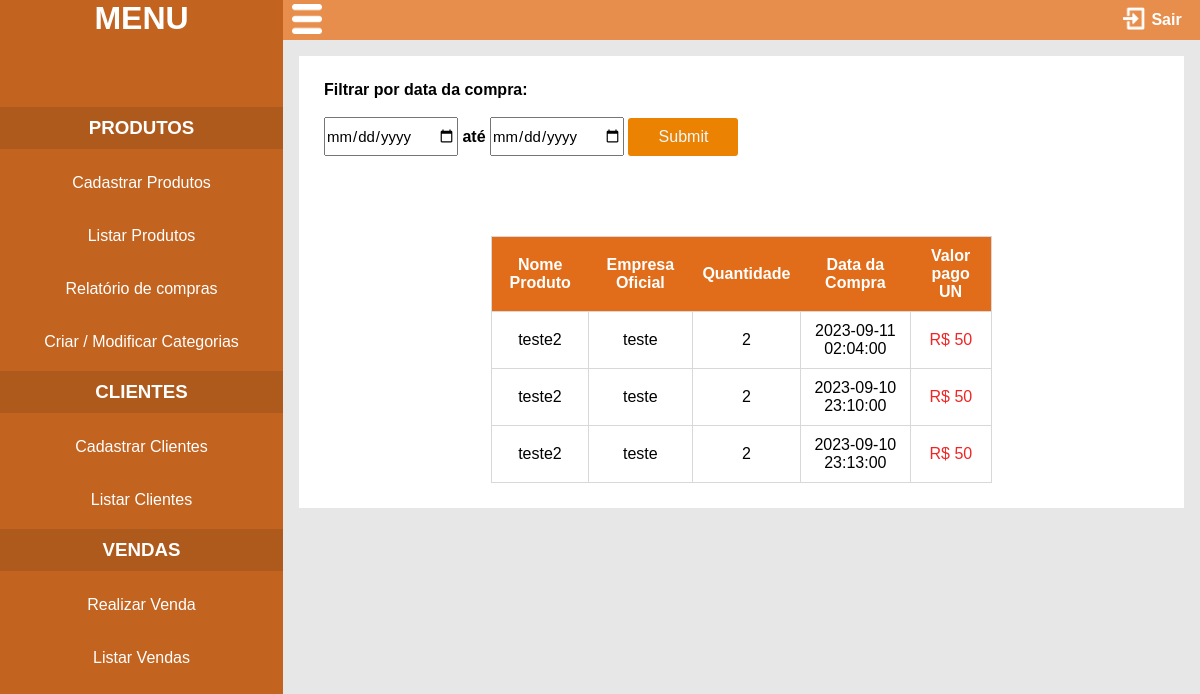
/painel/relatorio-compras (signed in), run on the app's committed database.
### tables this page shows
CREATE TABLE IF NOT EXISTS `produtos` (
  `id` int(11) NOT NULL AUTO_INCREMENT,
  `nomeproduto` varchar(100) NOT NULL,
  `categoria` int(11) NOT NULL,
  `descricao` varchar(100) NOT NULL,
  `valorvenda` float NOT NULL,
  `valorcompra` float NOT NULL,
  `empresaproduto` varchar(100) NOT NULL,
  `quantidade` int(100) NOT NULL,
  `datacompra` datetime NOT NULL,
  `quantidadecomprada` int(11) NOT NULL,
  PRIMARY KEY (`id`)
);

CREATE TABLE IF NOT EXISTS `reporestoque` (
  `id` int(11) NOT NULL AUTO_INCREMENT,
  `data` datetime NOT NULL,
  `quantidadenova` int(11) NOT NULL,
  `id_produto` int(11) NOT NULL,
  PRIMARY KEY (`id`),
  KEY `restringe_estoque` (`id_produto`)
);

### classes/MySQL.php (called while the page is built)
<?php
class MySQL{
    private static $pdo;
    public static function conectar(){
        if(self::$pdo == NULL){
            try{
            self::$pdo = new PDO('mysql:host='.HOST.';dbname='.DATABASE,USER,PASSWORD,array(PDO::MYSQL_ATTR_INIT_COMMAND => "SET NAMES utf8 "));
            }catch(Exception $e){
                echo '<h4>Erro ao conectar </h4>';
            }
        }
        return self::$pdo;
    }
}

### painel/pages/relatorio-compras.php (the view, shortened to what this page needs)
<?php
  $query1 = "SELECT `nomeproduto`,`valorcompra`,`empresaproduto`,`quantidadecomprada`,`datacompra` FROM produtos";
  $query2 = "SELECT `nomeproduto`,`empresaproduto`,`valorcompra`, `data`, `quantidadenova` FROM `reporestoque` INNER JOIN `produtos` on `id_produto` = produtos.id";
if(!isset($_POST['enviadata']) && !isset($_POST['datainicial'])){
    $sql = MySQL::conectar()->query("$query1");
    $result = $sql->fetchAll();
    $sql_novoestoque = MySQL::conectar()->query("$query2");
    $result_novoestoque = $sql_novoestoque->fetchAll();
}
?>
<head><link rel="stylesheet" href="<?php INCLUDE_PATH_PAINEL ?>css/relatorio.css"/></head>
<div class="container">
    <form method="POST" action="">
      <label><b>Filtrar por data da compra: </b></label><br/><br/>
        <input type="date" name="datainicial">
        <label><b> até </b></label>
        <input type="date" name="datafinal">
        <input class="enviar" type="submit" name="enviadata">
    </form>
<table class="table">
  <tr>
    <th>Nome Produto</th>
    <th>Empresa Oficial</th>
    <th>Quantidade</th>
    <th>Data da Compra</th>
    <th>Valor pago UN</th>
  </tr>
  <tr>
    <?php
    foreach($result as $value){
        echo "<tr>";
        echo "<td>".$value['nomeproduto']."</td>";
        echo "<td>".$value['empresaproduto']."</td>";
        echo "<td>".$value['quantidadecomprada']."</td>";
        echo "<td>".$value['datacompra']."</td>";
        echo "<td class='valorcompra'> R$ ".$value['valorcompra']."</td>";
        echo "</tr>";
    }
    foreach($result_novoestoque as $value){
      echo "<tr>";
      echo "<td>".$value['nomeproduto']."</td>";
      echo "<td>".$value['empresaproduto']."</td>";
      echo "<td>".$value['quantidadenova']."</td>";
      echo "<td>".$value['data']."</td>";
      echo "<td class='valorcompra'> R$ ".$value['valorcompra']."</td>";
      echo "</tr>";
  }
    ?>
  </tr>
</table>
</div>

### painel/index.php (shortened to what this page needs)
<?php
    if(Painel::logado() == false){
        include('login.php');
    }else{
        include('telasistema.php');
    }

### painel/telasistema.php (shortened to what this page needs)
<!DOCTYPE html>
<html lang="en">
<head>
    <link rel="stylesheet" href="<?php INCLUDE_PATH_PAINEL; ?>css/sistemaestilo.css">
</head>
<body>
    <div class="menu">
        <a href="<?php echo INCLUDE_PATH_PAINEL ?>"><h1 class="titulo-menu">MENU</h1></a>
        <div class="div-titulo"><h3 class="espacar-coluna">PRODUTOS</h3></div>
        <div class="espaco"><a href="<?php INCLUDE_PATH_PAINEL;?>cadastrar-produtos">Cadastrar Produtos</a></div>
        <div class="espaco"><a href="<?php INCLUDE_PATH_PAINEL;?>listar-produtos">Listar Produtos</a></div>
        <div class="espaco"><a href="<?php INCLUDE_PATH_PAINEL;?>relatorio-compras">Relatório de compras</a></div>
        <div class="espaco"><a href="<?php INCLUDE_PATH_PAINEL;?>categoria">Criar / Modificar Categorias</a></div>
        <div class="div-titulo"><h3 class="espacar-coluna">CLIENTES</h3></div>
        <div class="espaco"><a href="<?php INCLUDE_PATH_PAINEL;?>cadastrar-clientes">Cadastrar Clientes</a></div>
        <div class="espaco"><a href="<?php INCLUDE_PATH_PAINEL;?>listar-clientes">Listar Clientes</a></div>
        <div class="div-titulo"><h3 class="espacar-coluna">VENDAS</h3></div>
        <div class="espaco"><a href="<?php INCLUDE_PATH_PAINEL;?>realizar-venda">Realizar Venda</a></div>
        <div class="espaco"><a href="<?php INCLUDE_PATH_PAINEL;?>listar-vendas">Listar Vendas</a></div>
    </div>
    <header class="header">
        <div class="topo">
            <img class="menu-icon" src="<?php echo INCLUDE_PATH_PAINEL?>images/menu.png">
            <div class="loggout">
                <a href="<?php echo INCLUDE_PATH_PAINEL?>?loggout"><img src="<?php echo INCLUDE_PATH_PAINEL; ?>images/loggout.png"></a>
                <a class="sair" href="<?php echo INCLUDE_PATH_PAINEL?>?loggout">Sair</a>
            </div>
        </div>
    </header>
    <div class="content">
        <div class="content-conteudo">
            <div class="content-load">
                <?php Painel::carregapagina()?>
            </div>
        </div>
    </div>
</body>
</html>

### classes/Painel.php (shortened to what this page needs)
<?php
class Painel{
    public static function logado(){
        return isset($_SESSION['login']) ? true : false;
    }
    public static function carregapagina(){{
        if(isset($_GET['url'])){
            $url = explode('/',$_GET['url']);
            if(file_exists('pages/'.$url[0].'.php')){
                include('pages/'.$url[0].'.php');
            }else{
                header('Location:'.INCLUDE_PATH_PAINEL);
            }
        }else{
            include('pages/home.php');
        }
    }}
}

### painel/css/sistemaestilo.css (style rules this page uses)
* { margin: 0; padding: 0; font-family:'Arial'; }
html,body { height: 100%; width: 100%; background-color:rgb(231, 231, 231); }
body { overflow-x: hidden; min-width: 1146px; }
.menu { text-align: center; height: 100%; width: 283px; background-color: rgb(194, 99, 32); position: fixed; left: 0; top: 0; overflow-y: hidden }
.menu > a { text-decoration: none; }
.loggout > a > img { width: 22px; padding: 0 2px; margin-top: 7px; }
.loggout { float: right; padding-right: 2%; }
.loggout > .sair { text-decoration: none; color: white; font-weight: bold; position: relative; top: -5px; }
.topo { padding: 0; margin: 0 auto; }
header { width: calc(100% - 283px); background-color: rgb(232, 142, 77); height: 40px; position: relative; left: 283px; }
.content { width: calc(100% - 283px); position: relative; left: 283px; }
.menu-icon { width: 30px; padding-left: 1%; margin-top: 4px; cursor: pointer; }
.content-conteudo { padding: 16px; height: auto; }
.content-load { width: 100%; height: auto; background-color: white; }
.titulo-menu { color: white; padding-bottom: 60px; text-decoration: none; }
.div-titulo { background-color:rgb(175, 90, 29); padding: 10px; margin-top: 10px; margin-bottom: 4px; }
.espaco { margin-top: 15px; padding: 10px; max-width: 298px; }
.espaco > a { text-decoration: none; font-size: 16px; padding: 10px; color: white; }
.div-titulo > h3 { color: white; }

### painel/css/relatorio.css (style rules this page uses)
.container { padding: 25px; }
.table { border-collapse: collapse; width: 60%; margin-top: 60px; }
input[type=date] { height: 35px; width: 130px; margin-bottom: 20px; font-size: 15px; }
.enviar { color:aliceblue; background-color: rgb(235, 130, 1); border: transparent; border-radius: 3px; height: 38px; width: 110px; font-size: 16px; cursor: pointer; }
table, td { border: 1px solid rgb(216, 216, 216); margin: auto; }
th { font-weight: bold; color: white; background-color: rgb(225, 109, 26); }
th, td { padding: 10px; text-align: center; }
.valorcompra { color: rgb(239, 38, 38); }

### data on the page
produtos: nomeproduto "teste2", empresaproduto "teste", quantidadecomprada "2", datacompra "2023-09-11 02:04:00", valorcompra "50"
reporestoque: id_produto.nomeproduto "teste2", id_produto.empresaproduto "teste", quantidadenova "2", data "2023-09-10 23:10:00", id_produto.valorcompra "50"
reporestoque: id_produto.nomeproduto "teste2", id_produto.empresaproduto "teste", quantidadenova "2", data "2023-09-10 23:13:00", id_produto.valorcompra "50"
